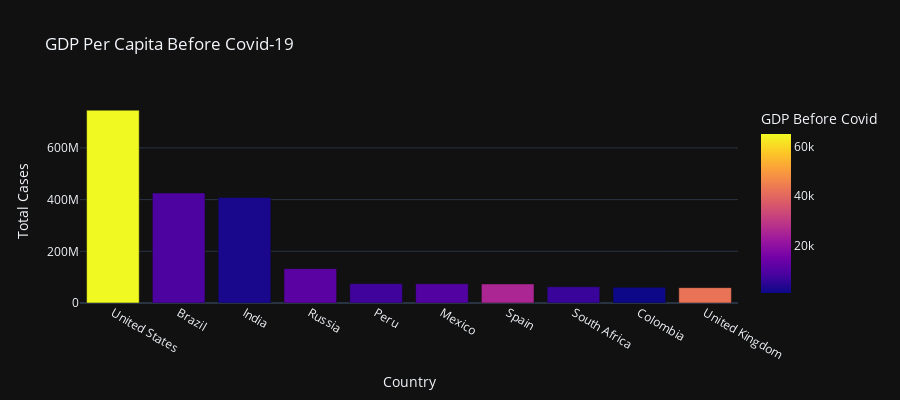

Notebook cell for this chart:
### Markdown cell above
## Анализ влияния COVID-19 на экономику

### Code cell
fig = px.bar(data, x='Country', y='Total Cases',
             hover_data=['Population', 'Total Deaths'],
             color='GDP Before Covid', height=400,
             title="GDP Per Capita Before Covid-19")
fig.show()

### Figure 1 — Plotly figure (JSON) as saved in the notebook; plotly's stock layout.template omitted (floating-point values rounded to 4 significant figures)
{"data": [{"alignmentgroup": "True", "customdata": [[19.62, 26480000.0], [19.17, 14340000.0], [21.05, 7247000.0], [18.8, 2132000.0], [17.31, 3020000.0], [18.67, 7296000.0], [17.66, 5511000.0], [17.9, 1358000.0], [17.75, 1936000.0], [18.03, 7250000.0]], "hovertemplate": "Country=%{x}<br>Total Cases=%{y}<br>Population=%{customdata[0]}<br>Total Deaths=%{customdata[1]}<br>GDP Before Covid=%{marker.color}<extra></extra>", "legendgroup": "", "marker": {"color": [65280.0, 8897.0, 2101.0, 11160.0, 7028.0, 9946.0, 25440.0, 6001.0, 625.0, 42450.0], "coloraxis": "coloraxis", "pattern": {"shape": ""}}, "name": "", "offsetgroup": "", "orientation": "v", "showlegend": false, "textposition": "auto", "x": ["United States", "Brazil", "India", "Russia", "Peru", "Mexico", "Spain", "South Africa", "Colombia", "United Kingdom"], "xaxis": "x", "y": [746000000.0, 425700000.0, 407800000.0, 132900000.0, 74880000.0, 74350000.0, 73720000.0, 63030000.0, 60540000.0, 59480000.0], "yaxis": "y", "type": "bar"}], "layout": {"xaxis": {"anchor": "y", "domain": [0.0, 1.0], "title": {"text": "Country"}}, "yaxis": {"anchor": "x", "domain": [0.0, 1.0], "title": {"text": "Total Cases"}}, "coloraxis": {"colorbar": {"title": {"text": "GDP Before Covid"}}, "colorscale": [[0.0, "#0d0887"], [0.1111, "#46039f"], [0.2222, "#7201a8"], [0.3333, "#9c179e"], [0.4444, "#bd3786"], [0.5556, "#d8576b"], [0.6667, "#ed7953"], [0.7778, "#fb9f3a"], [0.8889, "#fdca26"], [1.0, "#f0f921"]]}, "legend": {"tracegroupgap": 0}, "title": {"text": "GDP Per Capita Before Covid-19"}, "barmode": "relative", "height": 400}}
